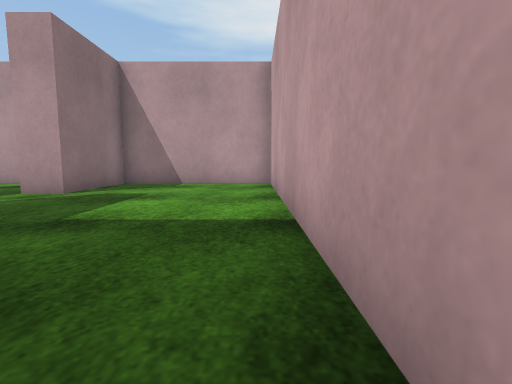
View 1 (above)

24 first-person views from a walk through a world built for the Gazebo simulator. The camera is 0.72 m above the floor, tilts 6° down and sees 85° across. The floor is counted in squares, 1 m on a side. Each view is taken from the middle of a square. On the plan, view 1 faces up. The plan holds only what a view shows up to about 10 squares ahead; the rest is blank. Robots are left out. Simple patterns stand in for the simulator's built-in surfaces.

View 2
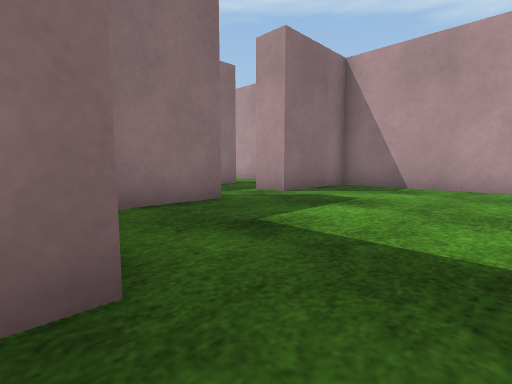

View 3
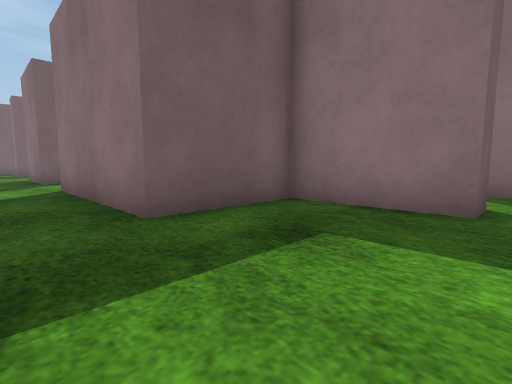

View 4
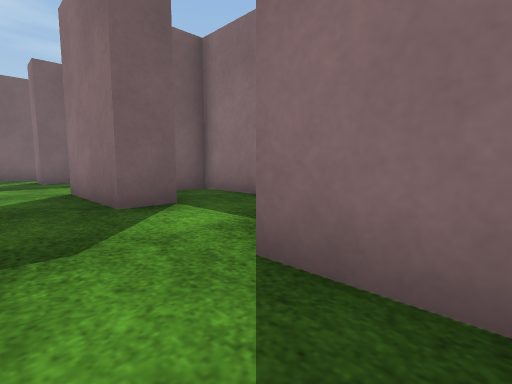

View 5
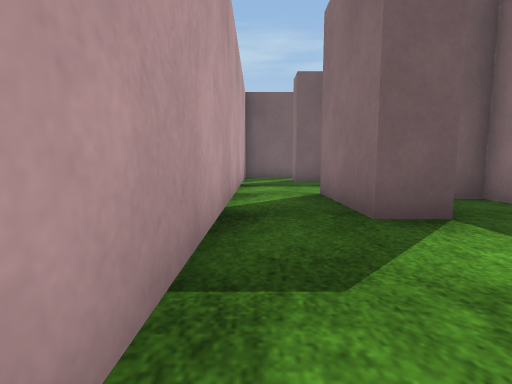

View 6
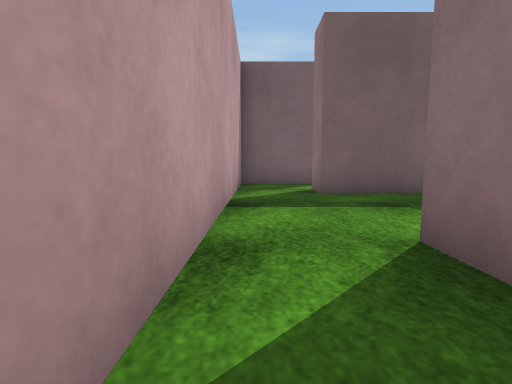

View 7
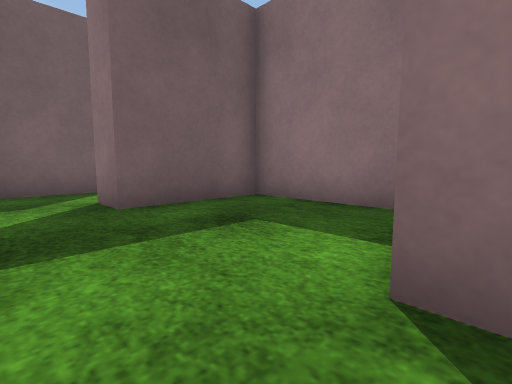

View 8
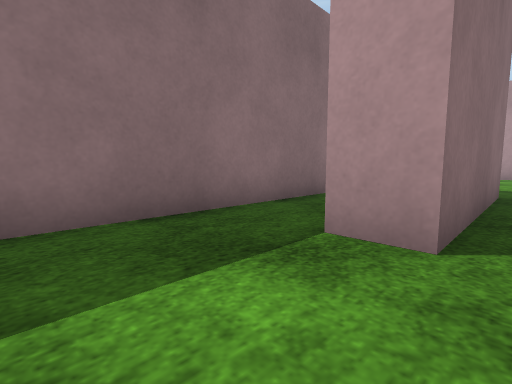

View 9
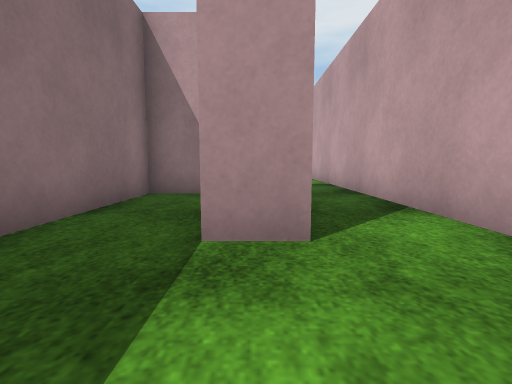

View 10
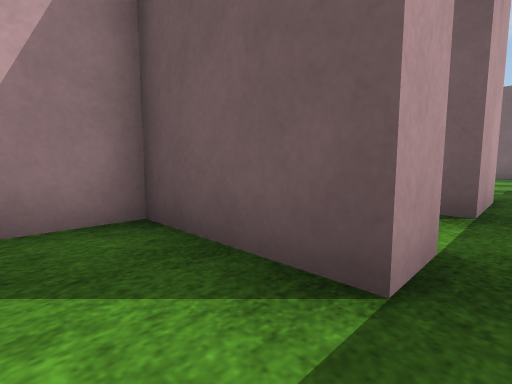

View 11
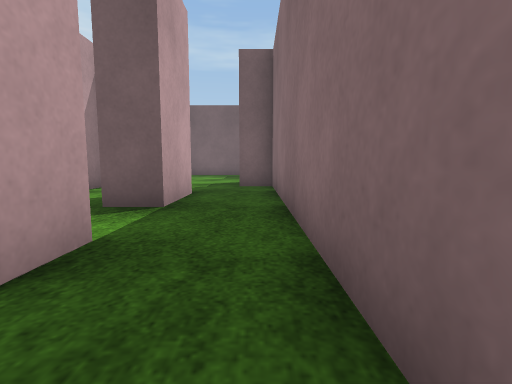

View 12
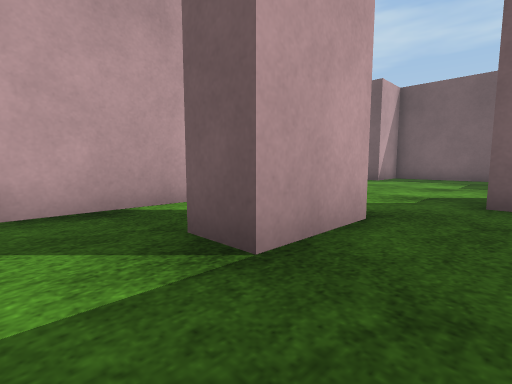

View 13
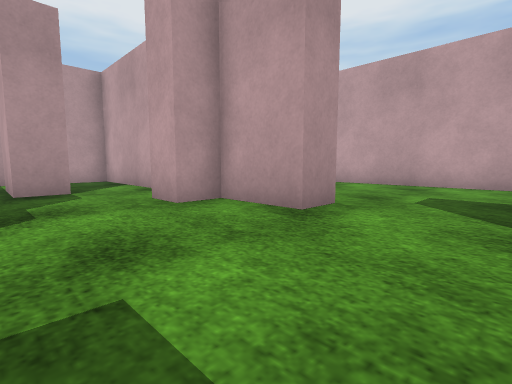

View 14
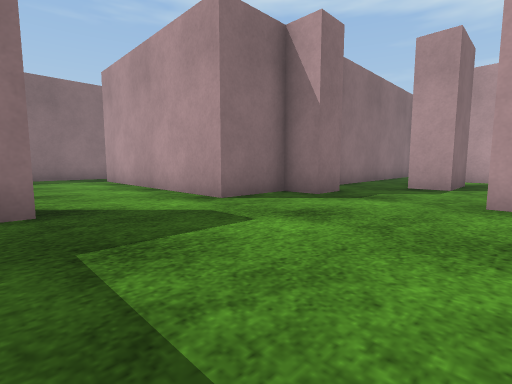

View 15
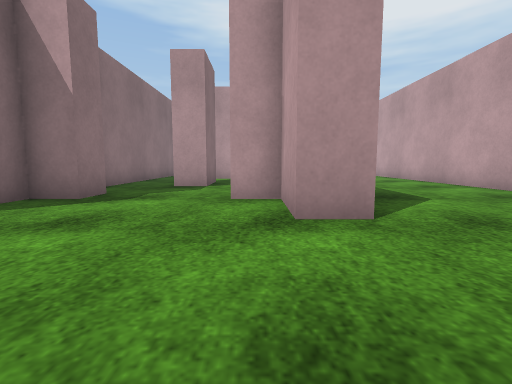

View 16
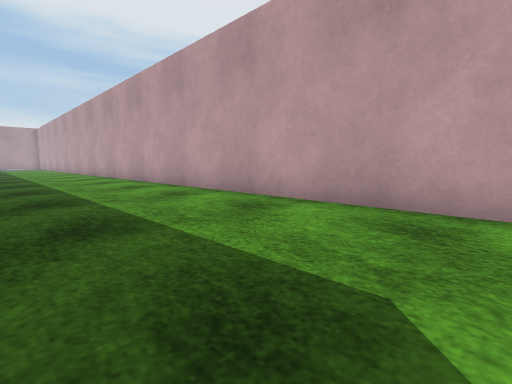

View 17
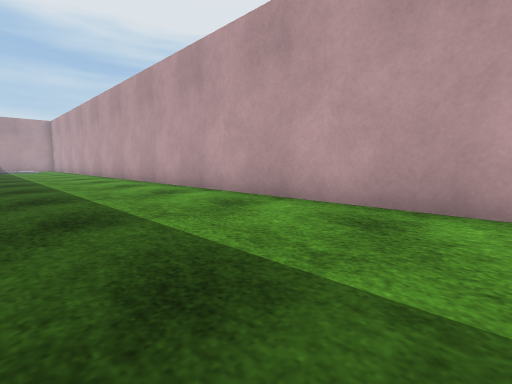

View 18
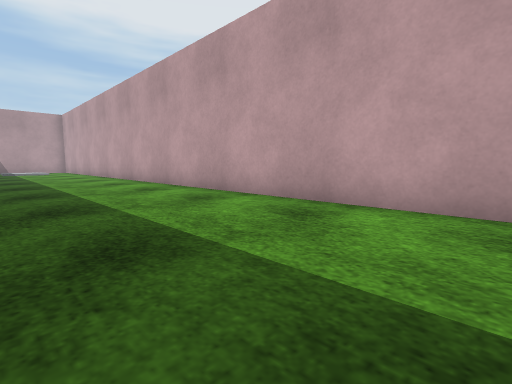

View 19
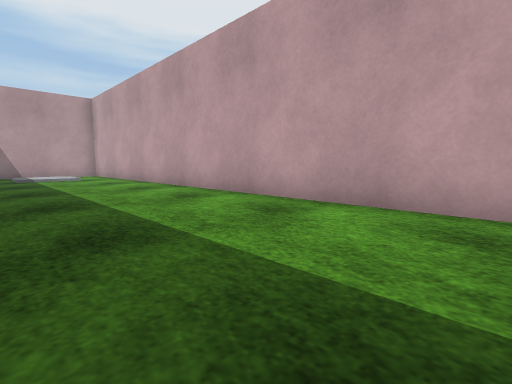

View 20
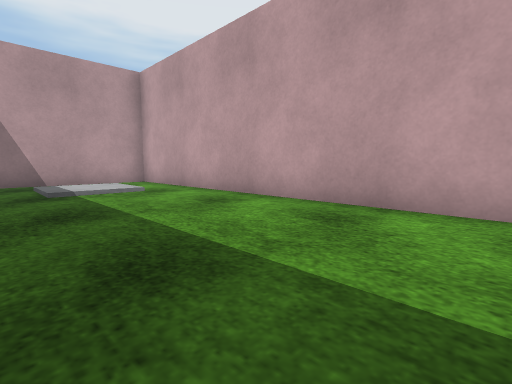

View 21
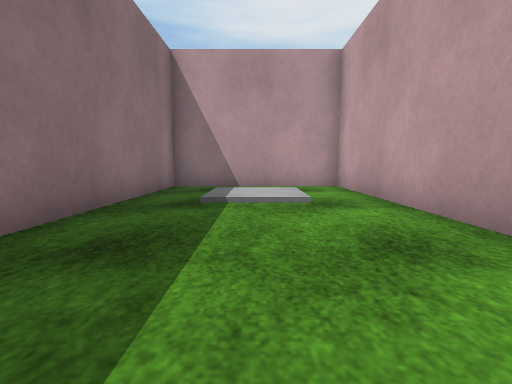

View 22
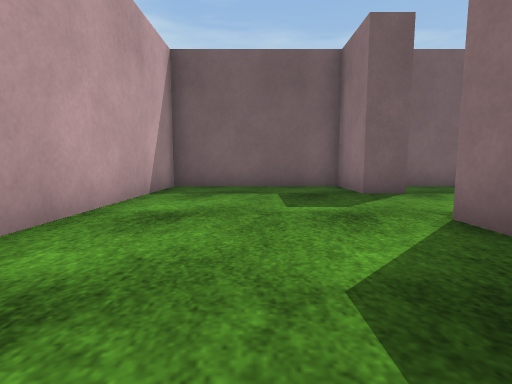

View 23
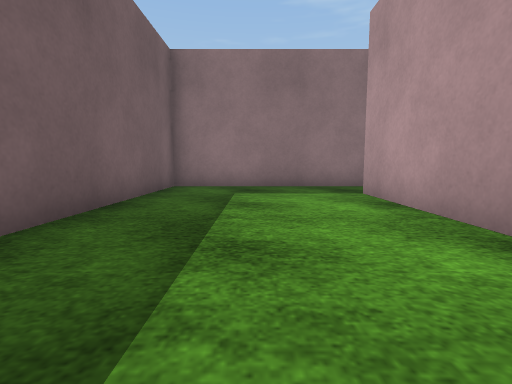

View 24
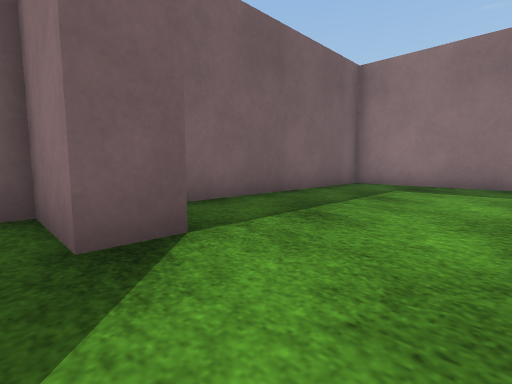

### Floor plan
Ten units are one square. View 1 is at (0, 0); x grows to the right and y downward. Boxes are objects, and circles mark ways between rooms. Rooms are numbered by the first view taken in them; rooms with no view inside come last. Other rooms are left out.
<svg viewBox="-140 -100 210 420">
<path fill="none" stroke="#000" d="M-32 -5 -45 -5 -45 85 -35 85M-55 -45 -45 -45 -45 -15 -15 -15 -15 35 -25 35M-26 65 -15 65 -15 95M5 105 5 -95 -45 -95 -45 -65 -55 -65M-45 155 -45 175M-25 175 -25 165M-45 175 -45 195M-15 195 -15 215 -25 215 -25 195M5 231 5 196M-45 195 -45 235 -35 235 -35 245 -45 245 -45 265 -115 265M15 256 15 265 5 265 5 245 -5 245 -5 235M4 295 15 295 15 315 65 315 65 -95 15 -95 15 -36M-56 295 -45 295 -45 315 -41 315M-21 315 -5 315M-135 256 -135 315 -66 315M5 135 5 105M-45 104 -45 135 -15 135M-15 135 -15 145M-25 165 5 165 5 135M-1 175 -25 175M-25 195 -15 195M5 196 5 181M-75 -48 -75 -42"/>
<circle cx="-5" cy="105" r="3" fill="#2a7"/>
<circle cx="-50" cy="-55" r="3" fill="#2a7"/>
<circle cx="-35" cy="170" r="3" fill="#2a7"/>
<circle cx="-20" cy="155" r="3" fill="#2a7"/>
<circle cx="-35" cy="205" r="3" fill="#2a7"/>
<circle cx="-20" cy="185" r="3" fill="#2a7"/>
<circle cx="-5" cy="205" r="3" fill="#2a7"/>
<circle cx="-5" cy="140" r="3" fill="#2a7"/>
<text x="-10" y="-10">1</text>
<text x="-40" y="160">2</text>
<text x="-40" y="180">3</text>
<text x="20" y="160">4</text>
<text x="-20" y="120">5</text>
<text x="-10" y="150">6</text>
<text x="-10" y="180">7</text>
<text x="-70" y="-50">8</text>
</svg>
Room 1 opens to room 5. Room 1 opens to room 8. Room 2 opens to room 3. Room 2 opens to room 6. Room 3 opens to room 4. Room 3 opens to room 7. Room 4 opens to room 7. Room 5 opens to room 6.

Where each view was taken, in squares from view 1:
view 1: 0 up, 0 right, facing up
view 2: 1 up, 0 right, facing up-left
view 3: 5 up, 0 right, facing down-left
view 4: 2 down, 0 right, facing down-left
view 5: 3 down, 0 right, facing down
view 6: 7 down, 0 right, facing down
view 7: 9 down, 0 right, facing down-left
view 8: 6 down, 1 left, facing up-left
view 9: 6 down, 2 left, facing up
view 10: 15 down, 3 left, facing down-right
view 11: 15 down, 4 left, facing down
view 12: 18 down, 4 left, facing down-right
view 13: 29 down, 3 left, facing up-right
view 14: 30 down, 0 right, facing up-left
view 15: 30 down, 0 right, facing up
view 16: 25 down, 2 right, facing up-right
view 17: 18 down, 2 right, facing up-right
view 18: 14 down, 2 right, facing up-right
view 19: 7 down, 2 right, facing up-right
view 20: 1 down, 2 right, facing up-right
view 21: 1 up, 4 right, facing up
view 22: 23 down, 4 right, facing down
view 23: 29 down, 5 left, facing left
view 24: 27 down, 4 left, facing down-left
